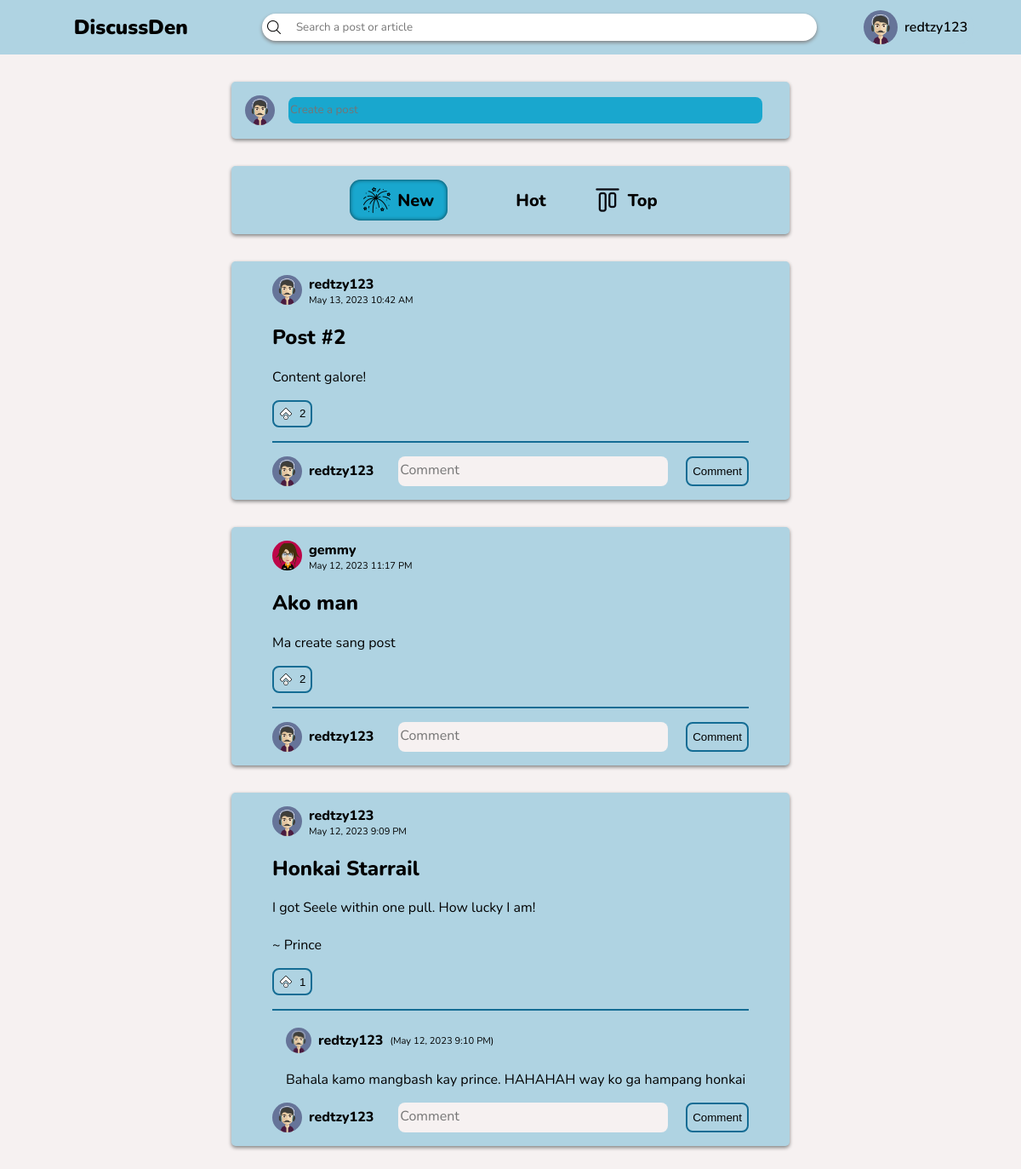
Screenshot of /home (signed in) with the database file from the repository.
### tables this page shows
CREATE TABLE posts (id INTEGER PRIMARY KEY AUTOINCREMENT NOT NULL UNIQUE, user_id INTEGER REFERENCES users (user_id) NOT NULL, title TEXT NOT NULL, content TEXT NOT NULL, date, likes);

CREATE TABLE users (user_id INTEGER PRIMARY KEY AUTOINCREMENT, username TEXT UNIQUE NOT NULL, password TEXT NOT NULL, recent_searches, description TEXT DEFAULT "The user does not have a description" NOT NULL, profile_src TEXT DEFAULT "avatars/1.png" NOT NULL ON CONFLICT REPLACE);

CREATE TABLE comments (comment_id INTEGER PRIMARY KEY AUTOINCREMENT UNIQUE NOT NULL, post_id INTEGER REFERENCES posts (id) ON DELETE NO ACTION NOT NULL, name TEXT, content TEXT NOT NULL, date);

### home.php (the view, shortened to what this page needs)
<!DOCTYPE html>
<html lang="en">
<head>
    <link rel="stylesheet" href="header.css">
    <link rel="stylesheet" href="post-boxes.css">
</head>
<body>
    <?php include_once "header.php"?>
    <div id="input-section">
        <?php if (isset($_SESSION['username'])) {
            echo '
            <div class="post-tab" id="create-a-post">
                <svg width=35 height=35>
                    <image href="' . $user_profile . '" width=100% height=100% clip-path="url(#avatar-clip)" />
                </svg>
                <input type="text" placeholder="Create a post" id="post-link" tabindex=-1>
            </div>';
        }
        ?>
        <div class="post-tab" id="sort-by">
            <div class="group <?php if(empty($_SESSION['sortMethod']) || $_SESSION['sortMethod'] == 'new') echo 'active'?>" id="sort-by-new" tabindex=0>
                <img src="img/new.png" alt="" class="icon" />
                <span>New</span>
            </div>
            <div class="group <?php if(isset($_SESSION['sortMethod']) && $_SESSION['sortMethod'] == 'hot') echo 'active'?>" id="sort-by-hot" tabindex=0>
                <span>Hot</span>
            </div>
            <div class="group <?php if(isset($_SESSION['sortMethod']) && $_SESSION['sortMethod'] == 'top') echo 'active'?>" id="sort-by-top" tabindex=0>
                <img src="img/top.png" alt="" class="icon" />
                <span>Top</span>
            </div>
        </div>
    </div>
    <section class="post-section">
    <?php
        $stmt = $db -> prepare('SELECT * FROM posts');
        $stmt -> execute();
        $posts = $stmt -> fetchAll(PDO::FETCH_ASSOC);
        if (isset($_SESSION['sortMethod']))
        {
            if ($_SESSION['sortMethod'] == 'hot') {
                usort($posts, function($a, $b) {
                    $date = new DateTime("now", new DateTimeZone("Asia/Manila"));
                    $date -> modify('-2 days');
                    if (DateTime::createFromFormat('F j, Y g:i A', $a['date']) >= $date && DateTime::createFromFormat('F j, Y g:i A', $b['date']) >= $date) {
                        if (count(json_decode($b['likes'])) == count(json_decode($a['likes'])))
                            return strtotime($b['date']) - strtotime($a['date']);
                        return count(json_decode($b['likes'])) - count(json_decode($a['likes']));
                    }
                    return strtotime($b['date']) - strtotime($a['date']);
                });
            }
            else if ($_SESSION['sortMethod'] == 'top') {
                usort($posts, function($a, $b) {
                    if (count(json_decode($b['likes'])) == count(json_decode($a['likes'])))
                        return strtotime($b['date']) - strtotime($a['date']);
                    return count(json_decode($b['likes'])) - count(json_decode($a['likes']));
                });
            }
            else {
                usort($posts, function($a, $b) {
                    return strtotime($b['date']) - strtotime($a['date']);
                });
            }
        } else {
            usort($posts, function($a, $b) {
                return strtotime($b['date']) - strtotime($a['date']);
            });
        }
        foreach ($posts as $post) {
            $stmt = $db -> prepare('SELECT * FROM users WHERE user_id = :userID');
            $stmt -> bindParam(':userID', $post['user_id'], PDO::PARAM_INT);
            $stmt -> execute();
            $post_user = $stmt -> fetch(PDO::FETCH_ASSOC);
            echo    '<div class="post-container">
                        <div class="post-user">
                            <svg width=35 height=35>
                                <image href="' . $post_user['profile_src'] . '" x=0 y=0 width=35 height=35 clip-path="url(#avatar-clip)" />
                            </svg>
                            <a href="';
                            if (isset($_SESSION['username']) && $_SESSION['username'] === $post_user['username']) echo 'profile.php';
                            else echo 'profile-visit.php?user_id=' . $post['user_id'];
                            echo '"><h4 class="username">' . $post_user['username'] . '</h4></a>
                            <p>' . $post['date'] . '</p>
                        </div>
                        <div class="post-content">
                            <h2>' . $post['title'] . '</h2>
                            <p>' . $post['content'] . '</p>';
            if (isset($_SESSION['username'])) {
                echo '<button class="like" data-id="' . $post['id'] . '">';
                if (($likes = json_decode($post['likes'])) !== NULL) {
                    echo '<p class="likes">' . count(json_decode($post['likes'])) . '</p>';
                }
                    echo '<img class="like-state" ';
                        if(!((array_search($_SESSION['username'], json_decode($post['likes']))) === false)) {
                            echo 'src="img/upvote-filled.png"';
                        } else {
                            echo 'src="img/upvote-nofill.png"';
                        }
                    echo '/>
                </button>';
            } else {
                echo '<button disabled>Like</button>';
            }
            echo '</div><hr>';
            $stmt = $db -> prepare('SELECT * FROM comments WHERE post_id = :post_id');
            $stmt -> bindParam(':post_id', $post['id'], PDO::PARAM_INT);
            $stmt -> execute();
            $comments = $stmt -> fetchAll(PDO::FETCH_ASSOC);
            foreach ($comments as $comment) {
                $stmt = $db -> prepare('SELECT * FROM users WHERE username = :user');
                $stmt -> bindParam(':user', $comment['name'], PDO::PARAM_STR);
                $stmt -> execute();
                $comment_user = $stmt -> fetch(PDO::FETCH_ASSOC);
                $user_id = $comment_user['user_id'];
                echo    '<div class="comment-container">
                            <div>
                                <svg width=30 height=30>
                                    <image href="' . $comment_user['profile_src'] . '" width=100% height=100% clip-path="url(#avatar-clip)" />
                                </svg>
                                <a href="';
                                if (isset($_SESSION['username']) && $_SESSION['username'] === $comment['name']) echo 'profile.php';
                                else echo 'profile-visit.php?user_id=' . $user_id;
                                echo '"><h4 class="username">' . $comment['name'] . '</h4></a>
                                <p>(' . $comment['date'] . ')</p>
                            </div>
                            <p>' . $comment['content'] . '</p>
                        </div>';
            }
            echo '
                    <form class="comment-box">
                        <input type="hidden" name="post_id" value="' . $post['id'] . '">
                ';
            if (isset($_SESSION['username'])) {
                echo '
                        <input type="hidden" name="username" value="' . $_SESSION['username'] . '">
                        <div>
                            <svg width=35 height=35>
                                <image href="' . $user_profile . '" width=100% height=100% clip-path="url(#avatar-clip)" />
                            </svg>
                            <h4 class="username">' . $_SESSION['username'] . '</h4>
                        </div>
                        <textarea name="comment" placeholder="Comment"></textarea>
                        <input type="submit" value="Comment">
                        ';
            } else {
                echo '
                        <input type="hidden" name="username" value="Anonymous">
            '; }
            echo '</form></div>';
        }
    ?>
    </section>
</body>
</html>

### header.php (shortened to what this page needs)
<header>
    <?php
    $db_file = __DIR__ . '\forum_database.db';
    $db = new PDO('sqlite:' . $db_file);
    if (isset($_SESSION['username'])) {
        $stmt = $db -> prepare('SELECT * FROM users WHERE username = :user');
        $stmt -> bindParam(':user', $_SESSION['username']);
        $stmt -> execute();
        $user_profile = $stmt -> fetch(PDO::FETCH_ASSOC)['profile_src'];
    }
    ?>
    <h2>DiscussDen</h2>
    <form action="search-results.php" method="get" id="searchbar">
        <img src="img/search.png" alt="" class="icon">
        <input name="search" type="search" placeholder="Search a post or article" autocomplete="off" tabindex=0
        <?php if ($_SERVER['PHP_SELF'] == '/CCS222-Project/search-results.php' && isset($_GET['search'])) echo 'value="' . $_GET['search'] . '"' ?>
        >
    </form>
    <?php if(isset($_SESSION['username'])) {
        echo '
        <div id="user-btn" tabindex=0>
            <svg width=40 height=40>
                <defs>
                    <clipPath id="avatar-clip" clipPathUnits="objectBoundingBox" >
                        <circle cx=0.5 cy=0.5 r=0.5 />
                    </clipPath>
                </defs>
                <image href="' . $user_profile . '" width=100% height=100% clip-path="url(#avatar-clip)" />
            </svg>
            <p class="username">' . $_SESSION['username'] . '</p>
            <div id="username-options">';
            echo '<button id="logout-btn"><img src="img/logout.png" class="icon">Log Out</button>
            </div>
        </div>
        ';
echo '
</header>
<div id="backdrop"></div>
<div id="mobile-sidebar">
    <div id="user-btn-expanded" tabindex=0>
        <svg width=40 height=40>
            <defs>
                <clipPath id="avatar-clip" clipPathUnits="objectBoundingBox" >
                    <circle cx=0.5 cy=0.5 r=0.5 />
                </clipPath>
            </defs>
            <image href="' . $user_profile . '" width=100% height=100% clip-path="url(#avatar-clip)" />
        </svg>
        <p class="username">' . $_SESSION['username'] . '</p>
    </div>';
    echo '<a class="option" id="log-out-option">Log Out</a>
</div>';
} else {
    echo '<a href="login.php" tabindex=3>Log In or Sign Up</a>
    </header>
';}
?>

### header.css (style rules this page uses)
body { background-color: var(--color-4); margin: 0; overflow-y: overlay; }
header { position: fixed; inset: 0 0 auto; height: 4rem; background-color: var(--color-3); display: flex; justify-content: space-evenly; align-items: center; z-index: 1; }
header > h2, header p { user-select: none; }
header > h2 { font-family: var(--font); font-weight: 900; margin-inline: 2rem; cursor: pointer; }
img.icon { width: 1rem; }
#searchbar { display: flex; align-items: center; background-color: white; border-radius: 2rem; box-shadow: 0 2px 4px 0 gray; padding: 0.4rem; width: 40rem; position: relative; isolation: isolate; }
#searchbar > input { background: none; border: none; outline: none; width: 100%; margin-left: 1rem; font-family: var(--font); }
#user-btn { background-color: var(--color-3); display: flex; align-items: center; border-radius: 1.5rem; outline: solid 2px transparent; outline-offset: -2px; transition: 200ms ease-out; cursor: pointer; position: relative; }
#user-btn > .username { padding-inline: 0.5rem; margin: 0; font-family: var(--font); font-weight: 600; font-size: 1rem; }

### post-boxes.css (style rules this page uses)
#input-section { margin-top: 6rem; }
.post-tab { width: calc(100% - 36rem); background-color: var(--color-3); display: flex; justify-content: center; justify-items: center; align-items: center; margin: 2rem auto 0; padding: 1rem; border-radius: 0.3rem; box-shadow: 0 2px 4px 0 gray; font-family: var(--font); }
#create-a-post input { flex-grow: 1; background-color: var(--color-2); height: 1.8rem; margin-inline: 1rem; border-radius: 0.5rem; border: none; font-family: var(--font); }
.post-tab img { width: 2rem; }
.group { margin-inline: 0.75rem; font-weight: 800; font-size: 20px; border-radius: 0.8rem; transition: 50ms; padding: 8px 16px; display: flex; column-gap: 0.5rem; justify-content: space-around; align-items: center; cursor: pointer; }
.group.active { background-color: var(--color-2); box-shadow: 0 0 5px inset #000a; }
.post-section { width: calc(100% - 30rem); display: flex; flex-direction: column; margin-inline: auto; margin-bottom: 2rem; }
.post-container { background-color: var(--color-3); display: flex; flex-direction: column; position: relative; margin: 2rem 2rem 0; padding: 1rem 3rem; border-radius: 0.3rem; box-shadow: 0 2px 4px 0 gray; font-family: var(--font); overflow-x: hidden; }
h4.username { margin: 0; margin-inline: 0.5rem; }
.post-container hr { border: none; width: 100%; height: 2px; background-color: var(--color-1); margin-block: 1rem; }
.post-user { display: grid; grid-template-rows: auto auto; grid-template-columns: auto auto; width: fit-content; }
.post-user * { grid-column: 2; margin: 0; }
.post-user svg { grid-column: 1; grid-row: 1 / span 2; }
.post-user p { font-size: 0.7rem; margin-left: 0.5rem; }
.post-user a, .comment-container a { text-decoration: none; color: unset; }
button.like { display: flex; flex-direction: row-reverse; align-items: center; column-gap: 0.5rem; background-color: transparent; border: 2px solid var(--color-1); border-radius: 0.5rem; height: 2rem; }
img.like-state { max-width: 1rem; }
.comment-container { margin-left: 1rem; }
.comment-container > div { display: flex; align-items: center; }
.comment-container > div > p { font-size: 0.7rem; }
form.comment-box { display: flex; align-items: flex-end; --height: 35px; }
form.comment-box div { display: flex; align-items: center; }
form.comment-box input[type="submit"] { box-sizing: border-box; height: var(--height); background-color: transparent; border-radius: 0.5rem; border: 2px solid var(--color-1); transition: 50ms; }
form.comment-box textarea { resize: none; margin-inline: 1.3rem; border-radius: 0.5rem; padding-block: calc(var(--height) / 7); flex-grow: 1; box-sizing: border-box; overflow-y: hidden; height: var(--height); min-height: var(--height); font-family: var(--font); font-size: 1rem; background-color: var(--color-4); border-radius: 0.5rem; border: none; }

### main-vars.css (style rules this page uses)
html { color-scheme: light dark; --font: "Nunito", system-ui; }
@media (prefers-color-scheme:light) { html { --color-1: #146C94; --color-2: #19A7CE; --color-3: #AFD3E2; --color-4: #F6F1F1; } }

### rows the page displays
posts: user.username "redtzy123", date "May 13, 2023 10:42 AM", title "Post #2", content "Content galore!", likes "2"
posts: user.username "gemmy", date "May 12, 2023 11:17 PM", title "Ako man", content "Ma create sang post", likes "2"
posts: user.username "redtzy123", date "May 12, 2023 9:09 PM", title "Honkai Starrail", content "I got Seele within one pull. How lucky I am! ~ Prince", likes "1"
comments: name "redtzy123", date "May 12, 2023 9:10 PM", content "Bahala kamo mangbash kay prince. HAHAHAH way ko ga hampang honkai"

### other values shown
$_SESSION['username'] "redtzy123"
